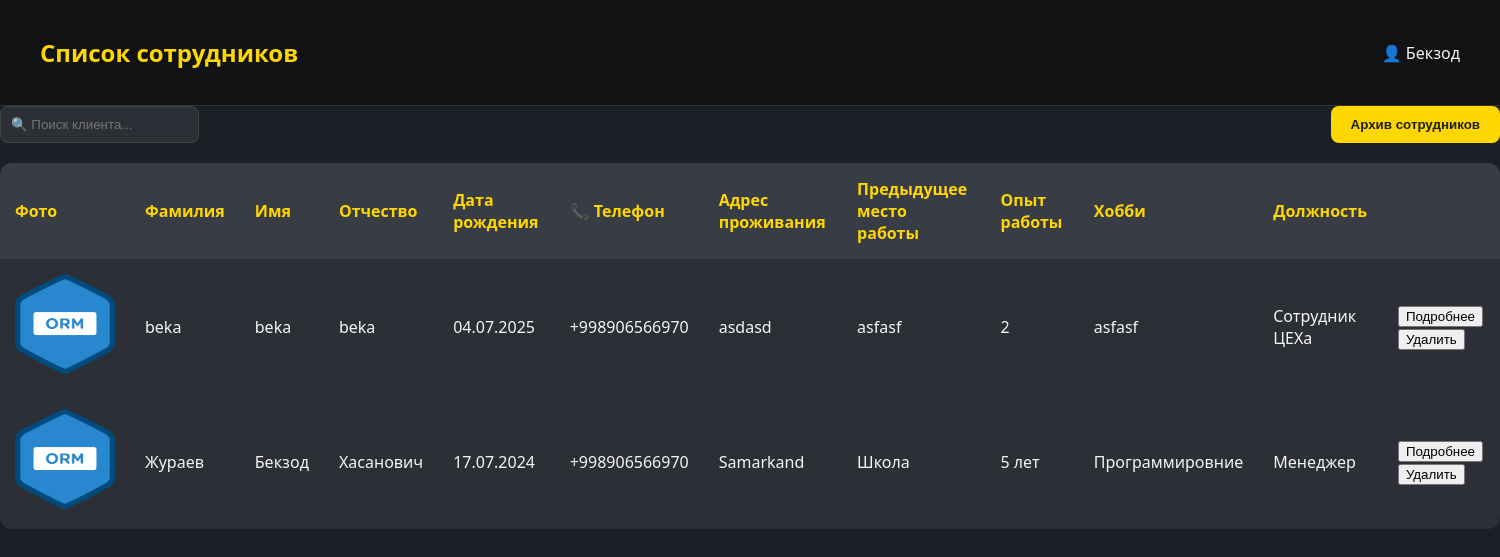
The page /staff/ (signed in) on the database its author committed.
### backend/models.py (models this page shows)
class Profile(models.Model):
    POSITION_CHOICES = [
        ("manager", "Менеджер"),
        ("admin", "Администратор"),
        ("accountant", "Бухгалтер"),
        ("supplier", "Снабженец"),
        ("chief", "Главный ЦЕХа"),
        ("chief_staff", "Сотрудник ЦЕХа"),
        ("delivery_cheif", "Главный доставщик"),
        ("delivery", "Доставщик"),
        ("installer_cheif", "Главный установщик"),
        ("installer", "Установщик"),
        ("technologist_cheif", "Главный Технолог"),
        ("technologist", "Технолог"),
        ("designer_cheif", "Главный дизайнер"),
        ("designer", "Дизайнер"),
        ("qa_cheif", "Главный сотрудник контроля качества"),
        ("qa_staff", "Сотрудник контроля качества"),
        ("sales_marketing", "Соц. маркетолог"),
        ("sales_call", "Сотрудник колл-центра"),
    ]
    username = models.OneToOneField(User, on_delete=models.CASCADE, related_name='profile')
    name = models.CharField(max_length=200, null=True, blank=True, default=None)
    lastname = models.CharField(max_length=200, null=True, blank=True, default=None)
    middle_name = models.CharField(max_length=200, null=True, blank=True, default=None)
    date_birth = models.DateField(null=True, blank=True, default=None)
    phone = PhoneNumberField(blank=True)
    adress = models.CharField(max_length=200,blank=True)
    last_job=models.CharField(max_length=200,blank=True)
    work_exp=models.CharField(max_length=200,blank=True)
    position = models.CharField(max_length=20, choices=POSITION_CHOICES)
    hobby=models.CharField(max_length=60,blank=True)
    photo = models.ImageField(blank=True, upload_to='pictures/',null=True)
    approve=models.BooleanField(default=False)
    archive=models.BooleanField(default=True)
    balance = models.DecimalField(max_digits=10, decimal_places=2,default=0)
    salary_pure=models.DecimalField(max_digits=10, decimal_places=2,default=0)
    salary_black=models.DecimalField(max_digits=10, decimal_places=2,default=0)
    approve_accounting=models.BooleanField(default=False)

### backend/views.py (the view, shortened to what this page needs)
# urls.py: path('staff/',views.Staff.as_view(),name='staff'),
class Staff(LoginRequiredMixin,TemplateView):
   template_name = 'staff.html'
   login_url = reverse_lazy('login')
   def get_context_data(self, *, object_list=None, **kwargs):
      context = super().get_context_data(**kwargs)
      search=self.request.GET.get('search')
      if search:
         context['profile'] = Profile.objects.filter(
            approve=True,
            archive=True
         ).filter(
            Q(name__icontains=search) |
            Q(lastname__icontains=search) |
            Q(middle_name__icontains=search)  # Add more fields as necessary
         ).order_by('-id')
      else:
         context['profile'] = Profile.objects.filter(approve=True,archive=True).order_by('-id')
      return context

### backend/templates/staff.html (shortened to what this page needs)
{% if request.user.profile.approve %}
<!DOCTYPE html>
<html lang="ru">
<head>
</head>
<body>
  <header>
    <h1 onclick="window.location.href='{% url 'dashboard' %}'" style="cursor: pointer;">Список сотрудников</h1>
    <div>👤 {{request.user.profile.name}}</div>
  </header>
    <div class="top-bar">
     <form action="" method="GET">
      <input type="text" name="search"  id="clientSearchInput" placeholder="🔍 Поиск клиента...">
       </form>
        <button onclick="window.location.href='{% url 'staff_archive' %}'">Архив сотрудников</button>
    </div>
     <div id="individual-fields">
     <table id="clientTable">
      <thead>
        <tr>
          <th>Фото</th>
          <th>Фамилия</th>
          <th>Имя</th>
            <th>Отчество</th>
            <th>Дата рождения</th>
            <th>📞 Телефон</th>
            <th>Адрес проживания</th>
            <th>Предыдущее место работы</th>
            <th>Опыт работы</th>
            <th>Хобби</th>
          <th>Должность</th>
          <th></th>
        </tr>
      </thead>
      {% for item in profile %}
      <tbody>
        <tr>
            <td> <img src="{{item.photo.url}}" alt="Фото сотрудника" class="photo-placeholder" width="100px" height="100px"></td>
          <td>{{item.lastname}}</td>
          <td>{{item.name}}</td>
          <td>{{item.middle_name}}</td>
             <td>{{item.date_birth|date:"d.m.Y"}}</td>
             <td>{{item.phone}}</td>
             <td>{{item.adress}}</td>
             <td>{{item.last_job}}</td>
          <td>{{item.work_exp}}</td>
          <td>{{item.hobby}}</td>
          <td>{{item.get_position_display}}</td>
            <td><div>
                <button onclick="window.location.href='{% url 'staff_more' %}'">Подробнее</button>
                <button onclick="openPopup({{item.pk}})">Удалить</button>
            </div></td>
        </tr>
      </tbody>
      {% endfor %}
       </table>
      </div>
</body>
</html>
{% else %}
{% include 'waiting.html' %}
{% endif %}

### backend/templates/staff.html (style rules this page uses)
body { margin: 0; font-family: 'Segoe UI', Tahoma, Geneva, Verdana, sans-serif; background-color: #1c1f26; color: #f5f5f5; }
header { background: #101214; padding: 20px 40px; display: flex; justify-content: space-between; align-items: center; border-bottom: 1px solid #333; }
header h1 { color: #ffd700; font-weight: 600; font-size: 24px; }
.top-bar { display: flex; justify-content: space-between; margin-bottom: 20px; }
.top-bar input[type="text"] { flex: 1; padding: 10px; border-radius: 8px; border: 1px solid #444; background-color: #2c2f36; color: #f5f5f5; margin-right: 10px; }
.top-bar button { background-color: #ffd700; border: none; padding: 10px 20px; border-radius: 8px; color: #1c1f26; cursor: pointer; font-weight: 600; }
table { width: 100%; border-collapse: collapse; background-color: #2c2f36; border-radius: 12px; overflow: hidden; }
th, td { padding: 15px; text-align: left; }
th { background-color: #383c44; color: #ffd700; }

### rows shown on the page
Profile: photo (picture), lastname "beka", name "beka", middle_name "beka", date_birth "04.07.2025", phone "+998906566970", adress "asdasd", last_job "asfasf", work_exp "2", hobby "asfasf", position "Сотрудник ЦЕХа"
Profile: photo (picture), lastname "Жураев", name "Бекзод", middle_name "Хасанович", date_birth "17.07.2024", phone "+998906566970", adress "Samarkand", last_job "Школа", work_exp "5 лет", hobby "Программировние", position "Менеджер"

### other values the page prints
{{ request.user.profile.name }} "Бекзод"
